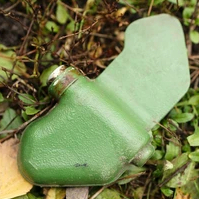
#> input picture vision/models/mine_detection/reference_pic.jpg, 199 x 199 px; its folder holds only this picture in this run
$ python -i detect_mines.py   (imports and definitions only)
#> lines starting #> are read from the running program, lines starting #| are printed output that depends on the picture; after the words box and inside, x2 and y2 are one past the last pixel; in counts of white or black regions, pixels touching at a corner belong together
### vision/models/mine_detection/histogram.py
import numpy as np
import numpy.typing as npt
from skimage.feature import local_binary_pattern
from scipy.spatial.distance import euclidean


def get_lbp_hist(image):
    r: int = 2
    p: int = 16 * r
    # find the lbp first
    lbp = local_binary_pattern(image, P=p, R=r, method="uniform")

    # this can be tweaked to +2, +1, or +0
    n_bins = 8 + 2

    # the actual function
    hist, _ = np.histogram(lbp.ravel(), bins=n_bins, range=(0, n_bins), density=True)

    return hist


# [13 lines left out: function compare_textures, not called in this run]

### vision/models/mine_detection/detect_mines.py
from collections.abc import Iterable

import cv2
import cv2.typing

import numpy as np
import numpy.typing as npt

from vision.common import Attitude, BoundingBox, CameraInfo, Coordinate

from histogram import get_lbp_hist, compare_textures

def detect_mines(
    image: cv2.typing.MatLike,
    coord: Coordinate,
    attitude: Attitude,
    camera_info: CameraInfo,
) -> Iterable[tuple[Coordinate, float]]:
    """
    Detect mines and return coordinates.

    Parameters
    ----------
    coord : Coordinate
        The GPS coordinate of the drone and camera when the image was captured.
    attitude : Attitude
        The combined attitude of the drone and camera when the image was captured.
    camera_info : CameraInfo
        The camera information including field of view.

    Returns
    -------
    Iterable[tuple[Coordinate, float]]
        The coordinates and confidence scores of the detected mines.
    """
    #get all of the boxes from the image detection
    mineBoxes: Iterable[BoundingBox] = detect_mines_in_image(image)
    #returning object that will have the tuples
    coordBoxes: Iterable[tuple[Coordinate, float]]
    #loop through all box images and turn them into coordinates
    for box in mineBoxes:
        coord: Coordinate = Coordinate.from_image_coord(box.x_min, box.y_min, box.width, box.height, attitude, camera_info)
        coordBox: tuple[Coordinate, float] = (coord,box.confidence)
        coordBoxes.append(coordBox)
    return coordBoxes

def detect_mines_in_image(image: cv2.typing.MatLike) -> Iterable[BoundingBox]:
    """
    Detect mines in the given image and return bounding boxes.

    Parameters
    ----------
    image : cv2.typing.MatLike
        The input image in which to detect mines.

    Returns
    -------
    Iterable[BoundingBox]
        The bounding boxes of the detected mines.
    """
    ref_pic_path: str = 'reference_pic.jpg'
    #get our reference picture and histogram ready
    ref_pic: npt.NDArray[np.uint8] = cv2.imread(ref_pic_path) # picture
    ref_pic = cv2.cvtColor(ref_pic,cv2.COLOR_BGR2GRAY) # needs to be greyscale
    ref_pic_hist: npt.NDArray[np.float64] = get_lbp_hist(ref_pic) # this is what we'll actually use in our comparisons
    copy: npt.NDArray[np.uint8] = image # where I'll draw all boxes that are picked up
    finalCopy: npt.NDArray[np.uint8] = image # where I'll draw all boxes that are picked up
    gray: npt.NDArray[np.uint8] = cv2.cvtColor(image, cv2.COLOR_BGR2GRAY)
    edge: npt.NDArray[np.uint8] = cv2.Canny(gray,100,200)
    kernel: npt.NDArray[np.uint8] = np.ones((2, 2), np.uint8)
    thickerLines: npt.NDArray[np.uint8] = cv2.dilate(edge,kernel,iterations=1)
    blurAfter: npt.NDArray[np.uint8] = cv2.medianBlur(thickerLines,7)
    contours: tuple[npt.NDArray[np.int32]]
    contours , _ = cv2.findContours(blurAfter, cv2.RETR_TREE, cv2.CHAIN_APPROX_SIMPLE)
    contour: npt.NDArray[np.int32]
    allBoxes: list[BoundingBox]
    confidences: list[float]
    for contour in contours:
        x: int
        y: int
        w: int
        h: int
        x,y,w,h = cv2.boundingRect(contour)
        if((w <= (0.25 * image.shape[1])) and (h <= (0.25 * image.shape[0])) and ((w*h) > 10000)):
            #show all of the boxes in the normal copy
            num += 1
            text: str = f"Box {num}"
            cv2.putText(copy,text,(x,y), cv2.FONT_HERSHEY_COMPLEX, 3, (255,255,255), 2, cv2.LINE_AA)
            cv2.rectangle(copy, (x, y), (x + w, y + h), (255,255,255), 10)

            '''print(f'Box{num}: x,y,w,h ={x},{y},{w},{h}')'''
            #get a cropped image of just the bounding rectangle
            cropped: npt.NDArray[np.uint8] | None = image
            if(cropped is None):
                print('issue with the image')
            else:
                cropped = cropped[y:(y+h),x:(x+w)]
                #make it greyscale
                cropped = cv2.cvtColor(cropped,cv2.COLOR_BGR2GRAY)
                cropped = cv2.equalizeHist(cropped)
                #get the box's lbp histogram
                cropped_hist: npt.NDArray[np.float64] = get_lbp_hist(cropped)
                #get the box's similarity to our sample image
                comparison: float = compare_textures(cropped_hist,ref_pic_hist,method='euclidean')#bhattacharyya is current best

                #ANOTHER WAY OF TESTING IF THE MINE IS ACTUALLY A MINE USING HSV
                #CHECK THIS OUT GUYS :)
                #           |
                #           |
                #           |
                #           V

                #convert color to hsv
                """hsv_crop = cv2.cvtColor(cropped, cv2.COLOR_BGR2HSV)

                #mine hsv bounds (MIGHT NEED TO CHANGE DEPENDING ON LIGHTING/OTHER CONDITIONS)
                mine_lower = np.array([90, 40, 100])
                mine_upper = np.array([130, 150, 220])

                #Find all the pixels that are between the hsv color range
                mask_crop = cv2.inRange(hsv_crop, mine_lower, mine_upper)

                # Count how many pixels are white (255) in the mask (inside the hsv color range)
                matching_pixels = cv2.countNonZero(mask_crop)
                total_pixels = mask_crop.shape[0] * mask_crop.shape[1] # width * height

                #determine the ratio of pixels inside the hsv range to total pixels
                color_ratio = matching_pixels / total_pixels

                #SAME CODE AS BELOW, BUT ONLY ADDING THE BOX IF IT HAS ENOUGH PIXELS IN THE HSV RANGE
                #find box coord values
                box = BoundingBox()
                box.x_min = x
                box.y_min = y
                box.width = w
                box.height = h
                box.confidence = color_ratio #percent of pixels in hsv range

                # Add box only if it has box.confidence(ratio of hsv:total) percent values in the box
                if box.confidence > 0.3:
                    allBoxes.append(box)
                    confidences.append(box.confidence)"""


            box: BoundingBox
            box.x_min = x
            box.y_min = y
            box.width = w
            box.height = h
            box.confidence = comparison
            allBoxes.append(box)
            confidences.append(comparison)
    percentage: int = 10
    threshold: float = np.percentile(confidences,(100-percentage))
    finalBoxes: list[BoundingBox]
    for box in allBoxes:
        if(box.confidence > threshold):
            finalBoxes.append(box)
    return finalBoxes
    raise NotImplementedError("Mine detection not yet implemented.")

>>> import cv2
>>> picture = cv2.imread('reference_pic.jpg')
#> picture is the input picture: shape (199, 199, 3); mean B, G, R 85.4, 131.6, 121.6
>>> result = detect_mines_in_image(picture)
#> in detect_mines_in_image, `ref_pic = cv2.cvtColor(ref_pic,cv2.COLOR_BGR2GRAY)`:
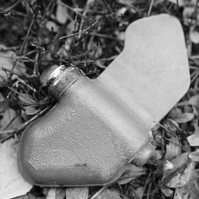
#> ref_pic: shape (199, 199); min 1, max 254, mean 123.4
#> in get_lbp_hist, `lbp = local_binary_pattern(image, P=p, R=r, method="uniform")`:
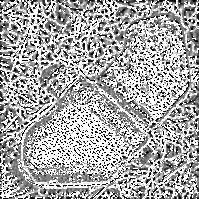
#> lbp: shape (199, 199) float64; min 0, max 33, mean 21.7; drawn with min black and max white
#> in get_lbp_hist, `hist, _ = np.histogram(lbp.ravel(), bins=n_bins, range=(0, n_bins), de..`: hist = [0.287, 0.0965, 0.0716, 0.0782, 0.0766, 0.0678, 0.0619, 0.059, 0.0578, 0.143]
#> in detect_mines_in_image, `ref_pic_hist: npt.NDArray[np.float64] = get_lbp_hist(ref_pic) # this i..`: ref_pic_hist has the same summary as hist in get_lbp_hist
#> in detect_mines_in_image, `edge: npt.NDArray[np.uint8] = cv2.Canny(gray,100,200)`:
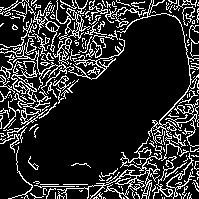
#> edge: shape (199, 199); 17.5% white in thin lines or dots
#> in detect_mines_in_image, `thickerLines: npt.NDArray[np.uint8] = cv2.dilate(edge,kernel,iteration..`:
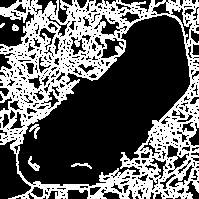
#> thickerLines: shape (199, 199); 38.1% white; 6 white regions (1 under 20 px), largest, box (x1, y1, x2, y2) and area: (0, 0, 199, 199) 14861, (28, 156, 40, 171) 71, (29, 124, 40, 139) 66, (71, 163, 92, 169) 54, (12, 24, 19, 31) 37
#> in detect_mines_in_image, `blurAfter: npt.NDArray[np.uint8] = cv2.medianBlur(thickerLines,7)`:
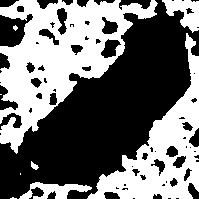
#> blurAfter: shape (199, 199); 44.7% white; 9 white regions (4 under 20 px)
#> in detect_mines_in_image, `contours , _ = cv2.findContours(blurAfter, cv2.RETR_TREE, cv2.CHAIN_AP..`: contours = 55 contours, 24 with area under 20; largest, box (x1, y1, x2, y2) and area: (0, 0, 158, 154) 11118, (87, 33, 199, 199) 6352, (162, 0, 199, 33) 628, (19, 182, 92, 199) 525, (100, 38, 122, 59) 257
#> the loop in detect_mines_in_image, `for contour in contours:` made 55 passes
#> (x, y, w, h) on passes 1, 2, 4, 6, 7, 8, 9, 10, 11, 12, 13, 14: (10, 197, 7, 2), (19, 182, 73, 17), (31, 161, 8, 9), (87, 33, 112, 166), (121, 187, 8, 4), (115, 186, 5, 4), (161, 183, 5, 4), (123, 183, 4, 4), (165, 180, 3, 4), (169, 177, 10, 11), (139, 174, 8, 7), (131, 168, 10, 9)
#> (contour, x, y, w, h) on passes 3, 5, 16, 21, 22, 30: ([[20, 173], [20, 174]], 20, 173, 1, 2), ([[0, 94], [1, 94]], 0, 94, 2, 1), ([[131, 166], [132, 165], [133, 166], [132, 167]], 131, 165, 3, 3), ([[154, 151], [155, 150], [156, 151], [155, 152]], 154, 150, 3, 3), ([[189, 147], [190, 146], [191, 147], [190, 148]], 189, 146, 3, 3), ([[193, 73], [194, 72], [195, 73], [194, 74]], 193, 72, 3, 3)
#> (the run stopped early here; a loop or call above may not have finished)
